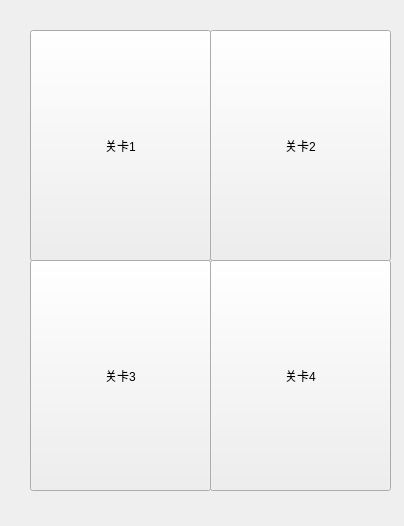
<?xml version="1.0" encoding="UTF-8"?>
<ui version="4.0">
 <class>MainWindow</class>
 <widget class="QMainWindow" name="MainWindow">
  <property name="geometry">
   <rect>
    <x>0</x>
    <y>0</y>
    <width>404</width>
    <height>526</height>
   </rect>
  </property>
  <property name="windowTitle">
   <string>MainWindow</string>
  </property>
  <property name="styleSheet">
   <string notr="true">border-image: url(:/res/cat3.jpg);</string>
  </property>
  <widget class="QWidget" name="centralwidget">
   <widget class="QPushButton" name="level1">
    <property name="geometry">
     <rect>
      <x>30</x>
      <y>30</y>
      <width>181</width>
      <height>231</height>
     </rect>
    </property>
    <property name="styleSheet">
     <string notr="true">border-image: url(:/res/cat.jpg);</string>
    </property>
    <property name="text">
     <string>关卡1</string>
    </property>
   </widget>
   <widget class="QPushButton" name="level2">
    <property name="geometry">
     <rect>
      <x>210</x>
      <y>30</y>
      <width>181</width>
      <height>231</height>
     </rect>
    </property>
    <property name="styleSheet">
     <string notr="true">border-image: url(:/res/cat1.jpg);</string>
    </property>
    <property name="text">
     <string>关卡2</string>
    </property>
   </widget>
   <widget class="QPushButton" name="level3">
    <property name="geometry">
     <rect>
      <x>30</x>
      <y>260</y>
      <width>181</width>
      <height>231</height>
     </rect>
    </property>
    <property name="styleSheet">
     <string notr="true">border-image: url(:/res/cat2.jpg);</string>
    </property>
    <property name="text">
     <string>关卡3</string>
    </property>
   </widget>
   <widget class="QPushButton" name="level4">
    <property name="geometry">
     <rect>
      <x>210</x>
      <y>260</y>
      <width>181</width>
      <height>231</height>
     </rect>
    </property>
    <property name="styleSheet">
     <string notr="true">border-image: url(:/res/cat3.jpg);</string>
    </property>
    <property name="text">
     <string>关卡4</string>
    </property>
   </widget>
  </widget>
 </widget>
 <resources/>
 <connections/>
</ui>
